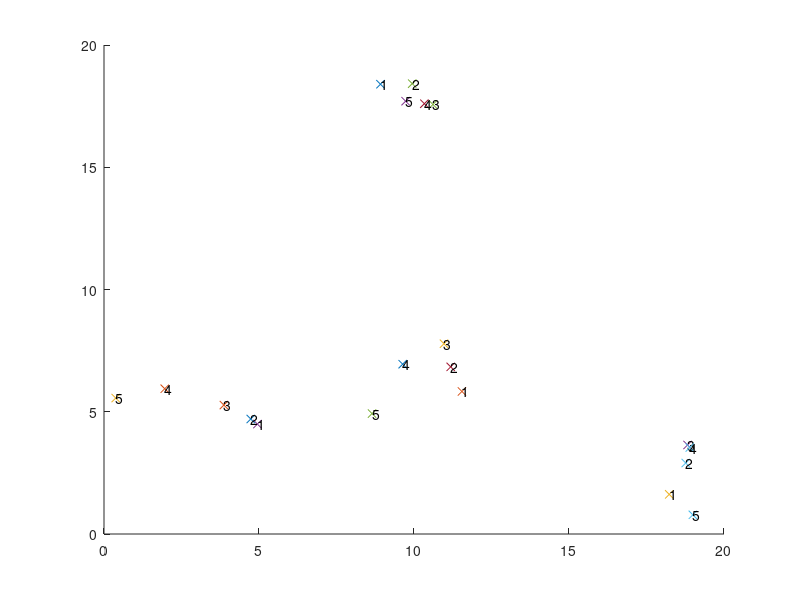

MATLAB code for this plot: (Note: this script raises an error after producing the figure.)
%% Test script for the Simple Tracker function
%
% This script aims at demonstrating the capabilities and the syntax of
% simpletracker.m, a MATLAB function dedicated to tracking. 
%
% *Tracking* , or particle linking, consist in re-building the trajectories
% of one or several particles as they move along time. Their position is
% reported at each frame, but their identiy is yet unknown: we do not know
% what particle in one frame corresponding to a particle in the previous
% frame. Tracking algorithms aim at providing a solution for this problem.
%
% |simpletracker.m| is - as the name says - a simple implementation of a
% tracking algorithm, that can deal with gaps. A gap happens when one
% particle that was detected in one frame is not detected in the subsequent
% one. If not dealt with, this generates a track break, or a gap, in the
% frame where the particule disappear, and a false new track in the frame
% where it re-appear.
%
% |simpletracker| first do a frame-to-frame linking step, where links are
% first created between each frame pair, using the hungarian algorithm of
% |hungarianlinker|. Then a second iteration is done through the data,
% investigating track ends. If a track beginning is found close to a track
% end in a subsequent track, a link spanning multiple frame can be created,
% bridging the gap and restoring the track.
%
% This scripts generate random points that more or less follow a given
% trajectories. They are scrambled, their position is perturbed by noise,
% and some of them are randomly erased in some frames. This is the first
% and longer part in the script
%
% In a second time, the tracker tries to rebuild the tracks. This is made
% just by calling |simpletracker| with sensible parameters.
% 
% The third part is only about displaying results. The points are drawn
% with a text label next to them indicating to which frame they belong.
% Track are drawn in color.
% 
% More information can be found in the help section of the |simpletracker|
% and of the functions it calls, namely |hungarianlinker| and
% |nearestneighborlinker|.
% 
%% Problem parameters

% Dimensionality of the simulated problem (2 for 2D, 3 for 3D)
n_dim = 2;

% Number of frames to track the points over
n_frames = 5;

% Aproximative number of points per frame
n_points_per_frame = 4; 

%% Create the random points
points = cell(n_frames, 1);

% Random start position
start = 20 * rand(n_points_per_frame, n_dim);

% Span initial direction
theta = linspace(0, 2* pi/4, n_points_per_frame)';
vec = [ cos(theta) sin(theta) ];

% Random direction change
theta_increase = pi / n_frames * rand(n_points_per_frame, 1);

for i_frame = 1 : n_frames 
   
    % Disperse points as if their position was increasing by 1.5 in average
    % each frame.
    frame_points = start + vec .* i_frame .* [cos(theta_increase * i_frame) sin(theta_increase * i_frame) ] + rand(n_points_per_frame, n_dim) ;
    
    % Randomize them;
    randomizer = rand(n_points_per_frame, 1);
    [ sorted index ] = sort(randomizer);
    frame_points = frame_points(index, :);
    
    % Delete some of them, possible
%     deleter = randn;
%     while (deleter > 0);
%         frame_points(1, :) = [];
%         deleter = deleter - 1;
%     end
    
    points{i_frame} = frame_points;
    
end

%% Plot the random points
% We plot a 'x' at each point location, and an index of the frame they are
% in next to the mark.

figure(1)
clf
hold on
for i_frame = 1 : n_frames
   
    str = num2str(i_frame);
    for j_point = 1 : size(points{i_frame}, 1)
        pos = points{i_frame}(j_point, :);
        plot(pos(1), pos(2), 'x')
        text('Position', pos, 'String', str)
    end
    
end

%% Track them
% Finally! A one liner. We add some information to the output, and allow
% gap closing to happen all the way through.

max_linking_distance = 4;
max_gap_closing = Inf;
debug = true;

[ tracks adjacency_tracks ] = simpletracker(points,...
    'MaxLinkingDistance', max_linking_distance, ...
    'MaxGapClosing', max_gap_closing, ...
    'Debug', debug);

%% Plot tracks
% We want to plot eahc track in a given color. Normally we would have to
% retrieve the points coordinates in the given |points| initiall cell
% arrat, for each point in frame. To skip this, we simple use the
% adjacency_tracks, that can pick points directly in the concatenated
% points array |all_points|.

n_tracks = numel(tracks);
colors = hsv(n_tracks);

all_points = vertcat(points{:});

for i_track = 1 : n_tracks
   
    % We use the adjacency tracks to retrieve the points coordinates. It
    % saves us a loop.
    
    track = adjacency_tracks{i_track};
    track_points = all_points(track, :);
    
    plot(track_points(:,1), track_points(:, 2), 'Color', colors(i_track, :))
    
end